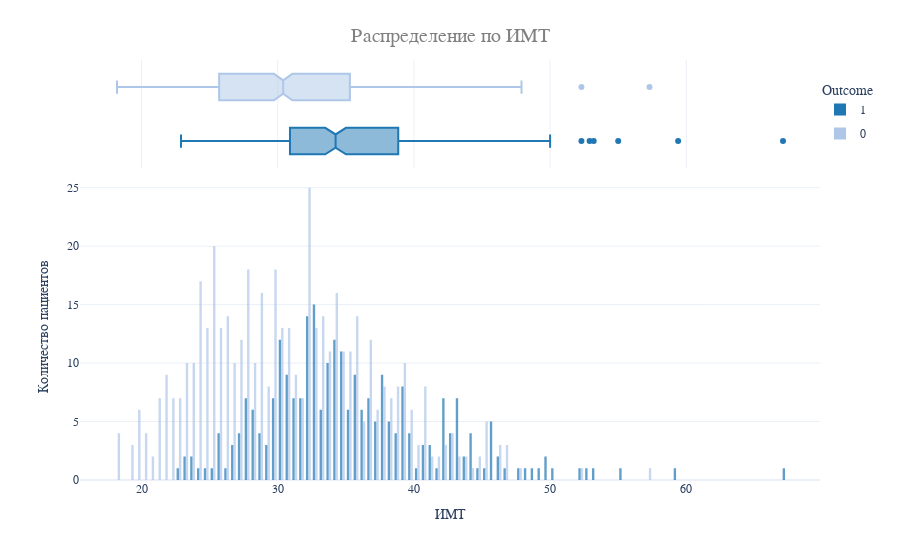

Write notebook code for a chart like this one.
### Code cell
fig = px.histogram(
    df,
    x='BMI',
    color='Outcome',
    template='plotly_white',
    marginal='box', opacity=0.7, nbins=100,
    color_discrete_sequence=colors,
    barmode='group', histfunc='count'
)

fig.update_layout(
    font_family='monospace',
    title=dict(
        text='Распределение по ИМТ',
        x=0.5, y=0.95,
        font=dict(color=colors_gray[1], size=20)
    ),
    xaxis_title_text='ИМТ',
    yaxis_title_text='Количество пациентов',
    legend=dict(
        x=1, y=0.96,
        bordercolor=colors_gray[2],
        borderwidth=0, tracegroupgap=5
    ),
    bargap=0.3,
)

fig.show()

### Figure 1 — Plotly figure (JSON) as saved in the notebook; plotly's stock layout.template omitted (floating-point values rounded to 4 significant figures; data arrays with more than 128 entries replaced by an {"elided": "..."} marker saying what was removed)
{"data": [{"alignmentgroup": "True", "bingroup": "x", "histfunc": "count", "hovertemplate": "Outcome=1<br>BMI=%{x}<br>count=%{y}<extra></extra>", "legendgroup": "1", "marker": {"color": "#1f77b4", "opacity": 0.7, "pattern": {"shape": ""}}, "name": "1", "nbinsx": 100, "offsetgroup": "1", "orientation": "v", "showlegend": true, "type": "histogram", "x": {"elided": "268 float values"}, "xaxis": "x", "yaxis": "y"}, {"alignmentgroup": "True", "hovertemplate": "Outcome=1<br>BMI=%{x}<extra></extra>", "legendgroup": "1", "marker": {"color": "#1f77b4"}, "name": "1", "notched": true, "offsetgroup": "1", "showlegend": false, "type": "box", "x": {"elided": "268 float values"}, "xaxis": "x2", "yaxis": "y2"}, {"alignmentgroup": "True", "bingroup": "x", "histfunc": "count", "hovertemplate": "Outcome=0<br>BMI=%{x}<br>count=%{y}<extra></extra>", "legendgroup": "0", "marker": {"color": "#aec7e8", "opacity": 0.7, "pattern": {"shape": ""}}, "name": "0", "nbinsx": 100, "offsetgroup": "0", "orientation": "v", "showlegend": true, "type": "histogram", "x": {"elided": "500 float values"}, "xaxis": "x", "yaxis": "y"}, {"alignmentgroup": "True", "hovertemplate": "Outcome=0<br>BMI=%{x}<extra></extra>", "legendgroup": "0", "marker": {"color": "#aec7e8"}, "name": "0", "notched": true, "offsetgroup": "0", "showlegend": false, "type": "box", "x": {"elided": "500 float values"}, "xaxis": "x2", "yaxis": "y2"}], "layout": {"bargap": 0.3, "barmode": "group", "font": {"family": "monospace"}, "legend": {"bordercolor": "#c0c0c0", "borderwidth": 0, "title": {"text": "Outcome"}, "tracegroupgap": 5, "x": 1, "y": 0.96}, "margin": {"t": 60}, "title": {"font": {"color": "#808080", "size": 20}, "text": "Распределение по ИМТ", "x": 0.5, "y": 0.95}, "xaxis": {"anchor": "y", "domain": [0, 1], "title": {"text": "ИМТ"}}, "xaxis2": {"anchor": "y2", "domain": [0, 1], "matches": "x", "showgrid": true, "showticklabels": false}, "yaxis": {"anchor": "x", "domain": [0, 0.7326], "title": {"text": "Количество пациентов"}}, "yaxis2": {"anchor": "x2", "domain": [0.7426, 1], "matches": "y2", "showgrid": false, "showline": false, "showticklabels": false, "ticks": ""}}}
